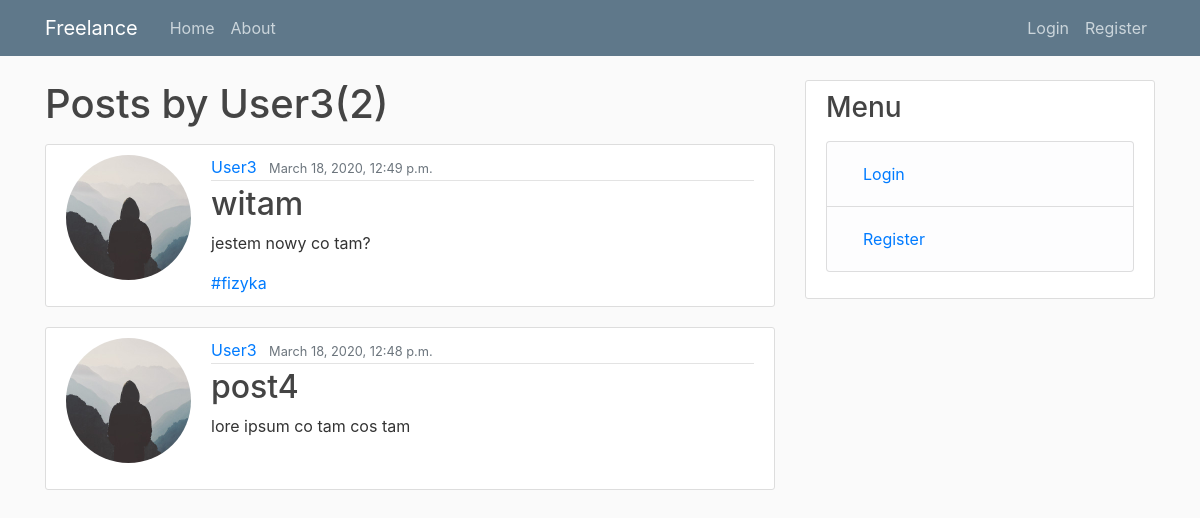
/user/User3, run on the app's committed database.
### blog/models.py (models this page shows, shortened)
class Post(models.Model):
    title = models.CharField(max_length=100)
    content = models.TextField()
    date_posted = models.DateTimeField(default=timezone.now)
    author = models.ForeignKey(User, on_delete=models.CASCADE)
    expire_date=models.DateTimeField(default=(timezone.now() + datetime.timedelta(days=1)))
    tags = TaggableManager()

### users/models.py (models this page shows, shortened)
class Profile(models.Model):
    user = models.OneToOneField(User, on_delete=models.CASCADE)
    image = models.ImageField(default='default.jpg',upload_to='profile_pics')
    desc = models.TextField(default='example text')

### blog/views.py (the view)
# urls.py: path('user/<str:username>', UserPostListView.as_view() ,name='user-posts'),
class UserPostListView(ListView):
    model = Post
    template_name = 'blog/user_posts.html'
    context_object_name = 'posts'
    ordering = ['-date_posted']
    paginate_by=10
    def get_queryset(self):
        user =get_object_or_404(User, username =self.kwargs.get('username'))
        return Post.objects.filter(author=user).order_by('-date_posted')

### blog/templates/blog/user_posts.html (shortened to what this page needs)
{% extends "blog/base.html" %}
{% block content %}
    <h1 class="mb-3">Posts by {{view.kwargs.username}}({{page_obj.paginator.count}})</h1>
    {% for post in posts %}
        <article class="media content-section">
        <img class="rounded-circle account-img" src="{{ post.author.profile.image.url }}">
        <div class="media-body">
          <div class="article-metadata">
            <a class="mr-2" href="{% url 'profile' post.author.id %}">{{ post.author }}</a>
            <small class="text-muted">{{ post.date_posted }}</small>
          </div>
          <h2><a class="article-title" href="{% url 'post-detail' post.id %}">{{ post.title }}</a></h2>
          <p class="article-content">{{ post.content }}</p>
          {% for tag in post.tags.all %}
          <a href="{% url 'tagged' tag.slug %}" class="mr-2">#{{ tag.name }}</a>
          {% endfor %}
        </div>
      </article>
    {% endfor %}
{% endblock content %}

### blog/static/blog/main.css (style rules this page uses)
body { background: #fafafa; color: #333333; margin-top: 5rem; }
h1, h2, h3, h4, h5, h6 { color: #444444; }
.content-section { background: #ffffff; padding: 10px 20px; border: 1px solid #dddddd; border-radius: 3px; margin-bottom: 20px; }
.article-title { color: #444444; }
.article-content { white-space: pre-line; }
.article-metadata { padding-bottom: 1px; margin-bottom: 4px; border-bottom: 1px solid #e3e3e3 }
.account-img { height: 125px; width: 125px; margin-right: 20px; margin-bottom: 16px; }

### data on the page
Post: author.profile.image (placeholder picture), author "User3", date_posted "March 18, 2020, 12:49 p.m.", title "witam", content "jestem nowy co tam?"
Tag: name "fizyka"
Post: author.profile.image (placeholder picture), author "User3", date_posted "March 18, 2020, 12:48 p.m.", title "post4", content "lore ipsum co tam cos tam"

### other printed values
{{ view.kwargs.username }} "User3"
{{ page_obj.paginator.count }} "2"
